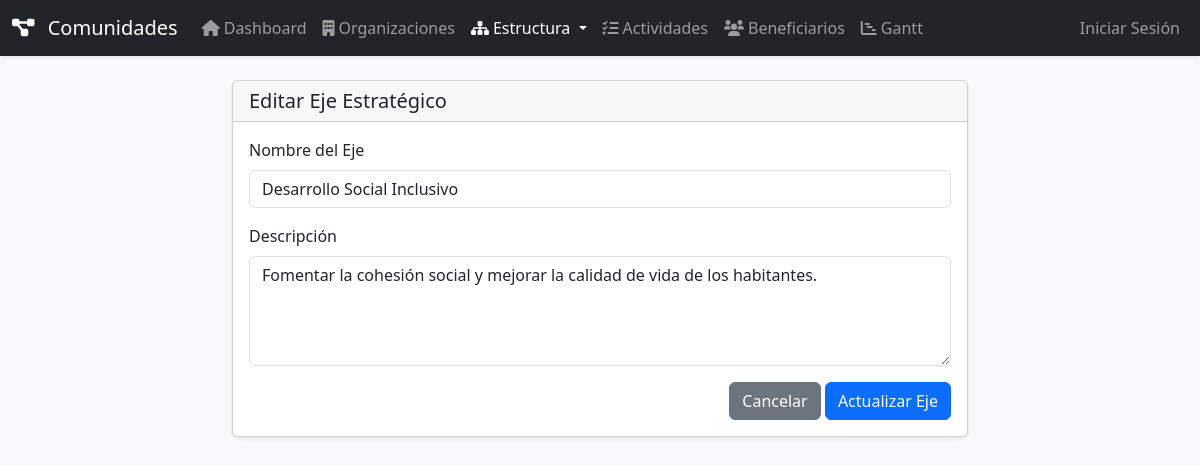
/ejes/edit.php?id=1, run on the app's committed database.
### tables this page shows
CREATE TABLE ejes (
    id INT AUTO_INCREMENT PRIMARY KEY,
    nombre VARCHAR(255) NOT NULL,
    descripcion TEXT
);

### ejes/edit.php (the view, shortened to what this page needs)
<?php
require_once '../includes/config.php';
$id = (int)($_GET['id'] ?? 0);
try {
    $stmt = $pdo->prepare("SELECT * FROM ejes WHERE id = ?");
    $stmt->execute([$id]);
    $eje = $stmt->fetch();
} catch (PDOException $e) {
    die("Error al obtener el eje: " . $e->getMessage());
}
include '../includes/header.php';
?>
<div class="row justify-content-center">
    <div class="col-lg-8">
        <div class="card shadow-sm">
             <div class="card-header">
                <h3 class="h5 mb-0">Editar Eje Estratégico</h3>
            </div>
            <div class="card-body">
                <form action="update.php" method="POST">
                    <div class="mb-3">
                        <label for="nombre" class="form-label">Nombre del Eje</label>
                        <input type="text" class="form-control" name="nombre" id="nombre" required value="<?= htmlspecialchars($eje['nombre']) ?>">
                    </div>
                     <div class="mb-3">
                        <label for="descripcion" class="form-label">Descripción</label>
                        <textarea class="form-control" name="descripcion" id="descripcion" rows="4"><?= htmlspecialchars($eje['descripcion']) ?></textarea>
                    </div>
                    <div class="text-end">
                        <a href="index.php" class="btn btn-secondary">Cancelar</a>
                        <button type="submit" class="btn btn-primary">Actualizar Eje</button>
                    </div>
                </form>
            </div>
        </div>
    </div>
</div>
<?php include '../includes/footer.php'; ?>

### data on the page
ejes: nombre "Desarrollo Social Inclusivo", descripcion "Fomentar la cohesión social y mejorar la calidad de vida de los habitantes."
